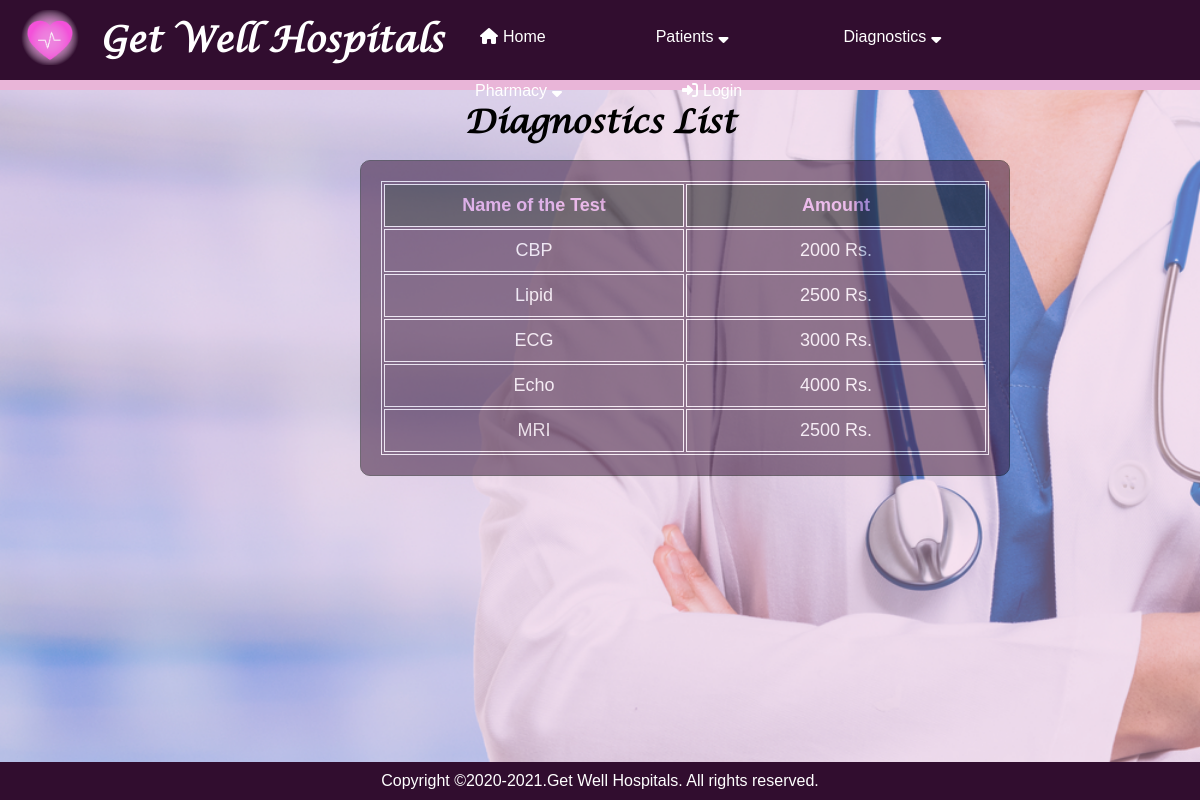
/diagnostic_list, run on an earlier commit of the app's database.
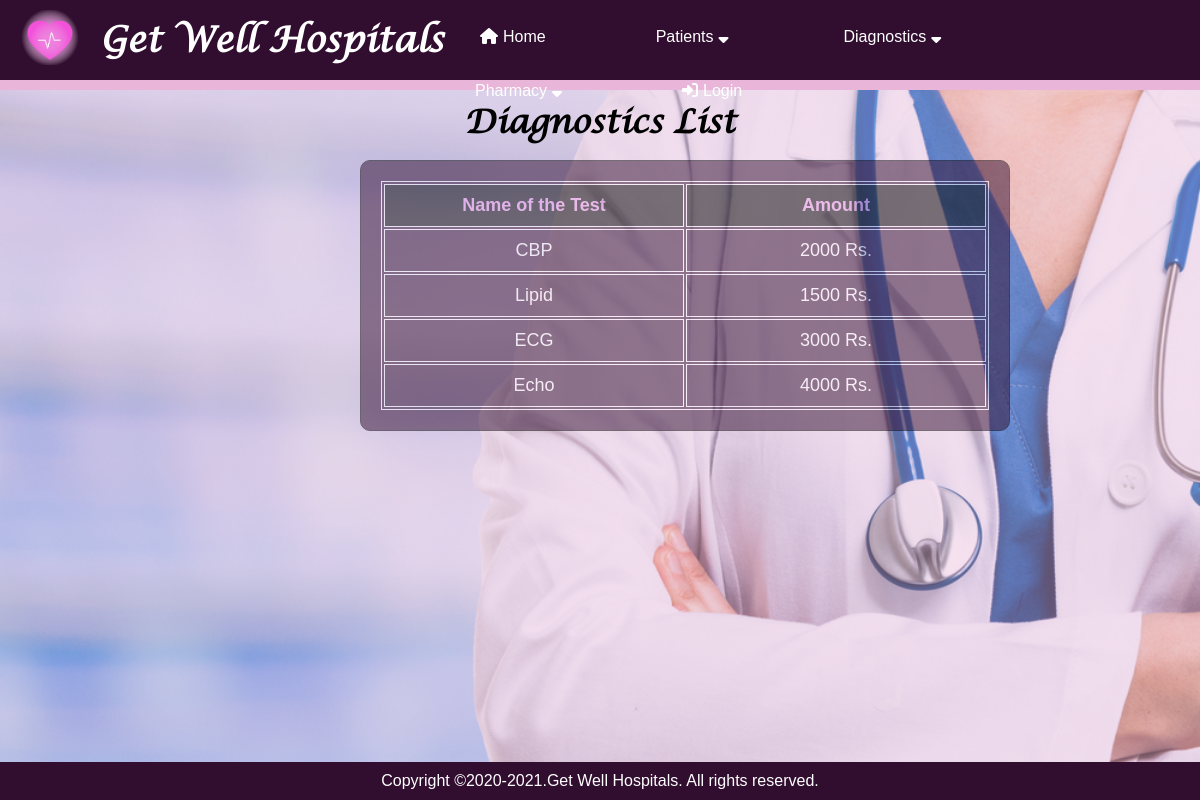
And on a later commit of the database.
### application/routes.py (models this page shows)
class Diagnostic(db.Model):
    __tablename__ = 'diagnostic'
    diagnostic_id = Column(Integer, primary_key=True)
    name_of_the_test = Column(String)
    amount = Column(Integer)

### application/routes.py (the view)
@app.route("/diagnostic_list")
def diagnostic_list():
    diagnostics = Diagnostic.query.all()
    return render_template("diagnostic_list.html", diagnostics=diagnostics)

### application/templates/diagnostic_list.html
{% extends "layout.html" %}
{% block content %}
<h1>Diagnostics List</h1>
        <div class="background_table" style="left: 30%;">
            <div style="opacity:inherit 200%;">
    <table style="width:100%;">
    <tr style="color: rgb(235, 157, 235);">
      <th>Name of the Test</th>
      <th>Amount</th>
    </tr>
    {% for dia in diagnostics %}
    <tr style="text-align: center;">
        <td>{{dia.name_of_the_test}}</td>
        <td>{{dia.amount}} Rs.</td>
    </tr>
    {% endfor %}
    </table>
    </div>
    </div>
{% endblock %}

What changed in the data, as far as the page shows it:
removed Diagnostic: name_of_the_test "MRI", amount "2500"
changed Diagnostic "Lipid": amount "2500" → "1500"
